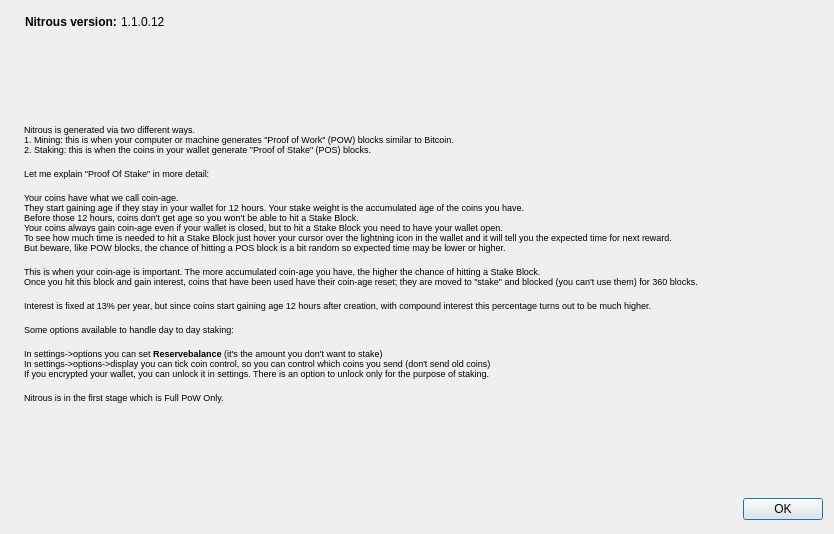
<?xml version="1.0" encoding="UTF-8"?>
<ui version="4.0">
 <class>tutoStackDialog</class>
 <widget class="QDialog" name="tutoStackDialog">
  <property name="geometry">
   <rect>
    <x>0</x>
    <y>0</y>
    <width>834</width>
    <height>534</height>
   </rect>
  </property>
  <property name="sizePolicy">
   <sizepolicy hsizetype="Fixed" vsizetype="Fixed">
    <horstretch>0</horstretch>
    <verstretch>0</verstretch>
   </sizepolicy>
  </property>
  <property name="maximumSize">
   <size>
    <width>1740</width>
    <height>798</height>
   </size>
  </property>
  <property name="windowTitle">
   <string>How to Stake</string>
  </property>
  <layout class="QHBoxLayout" name="horizontalLayout_2">
   <item>
    <widget class="QLabel" name="label_4">
     <property name="sizePolicy">
      <sizepolicy hsizetype="Preferred" vsizetype="Ignored">
       <horstretch>0</horstretch>
       <verstretch>0</verstretch>
      </sizepolicy>
     </property>
     <property name="pixmap">
      <pixmap resource="../bitcoin.qrc">:/images/about</pixmap>
     </property>
    </widget>
   </item>
   <item>
    <layout class="QVBoxLayout" name="verticalLayout_2">
     <item>
      <widget class="QFrame" name="frame">
       <property name="sizePolicy">
        <sizepolicy hsizetype="Fixed" vsizetype="Fixed">
         <horstretch>0</horstretch>
         <verstretch>0</verstretch>
        </sizepolicy>
       </property>
       <layout class="QHBoxLayout" name="horizontalLayout" stretch="0,0">
        <property name="spacing">
         <number>0</number>
        </property>
        <property name="sizeConstraint">
         <enum>QLayout::SetFixedSize</enum>
        </property>
        <property name="leftMargin">
         <number>1</number>
        </property>
        <property name="topMargin">
         <number>1</number>
        </property>
        <property name="rightMargin">
         <number>1</number>
        </property>
        <property name="bottomMargin">
         <number>1</number>
        </property>
        <item>
         <widget class="QLabel" name="label">
          <property name="sizePolicy">
           <sizepolicy hsizetype="Fixed" vsizetype="Fixed">
            <horstretch>0</horstretch>
            <verstretch>0</verstretch>
           </sizepolicy>
          </property>
          <property name="maximumSize">
           <size>
            <width>16777215</width>
            <height>267</height>
           </size>
          </property>
          <property name="cursor">
           <cursorShape>IBeamCursor</cursorShape>
          </property>
          <property name="text">
           <string>&lt;html&gt;&lt;head/&gt;&lt;body&gt;&lt;p&gt;&lt;span style=&quot; font-weight:600;&quot;&gt;Nitrous version: &lt;/span&gt;&lt;/p&gt;&lt;/body&gt;&lt;/html&gt;</string>
          </property>
          <property name="textInteractionFlags">
           <set>Qt::LinksAccessibleByMouse|Qt::TextSelectableByKeyboard|Qt::TextSelectableByMouse</set>
          </property>
         </widget>
        </item>
        <item>
         <widget class="QLabel" name="versionLabel">
          <property name="sizePolicy">
           <sizepolicy hsizetype="Fixed" vsizetype="Fixed">
            <horstretch>0</horstretch>
            <verstretch>0</verstretch>
           </sizepolicy>
          </property>
          <property name="cursor">
           <cursorShape>IBeamCursor</cursorShape>
          </property>
          <property name="text">
           <string notr="true">1.1.0.12</string>
          </property>
          <property name="textFormat">
           <enum>Qt::RichText</enum>
          </property>
          <property name="textInteractionFlags">
           <set>Qt::LinksAccessibleByMouse|Qt::TextSelectableByKeyboard|Qt::TextSelectableByMouse</set>
          </property>
         </widget>
        </item>
       </layout>
      </widget>
     </item>
     <item>
      <widget class="QLabel" name="label_2">
       <property name="sizePolicy">
        <sizepolicy hsizetype="Minimum" vsizetype="Minimum">
         <horstretch>0</horstretch>
         <verstretch>0</verstretch>
        </sizepolicy>
       </property>
       <property name="maximumSize">
        <size>
         <width>16777215</width>
         <height>450</height>
        </size>
       </property>
       <property name="text">
        <string>&lt;html&gt;&lt;head/&gt;&lt;body&gt;&lt;p&gt;&lt;span style=&quot; font-size:7pt;&quot;&gt;Nitrous is generated via two different ways. &lt;br/&gt;1. Mining: this is when your computer or machine generates &amp;quot;Proof of Work&amp;quot; (POW) blocks similar to Bitcoin.&lt;br/&gt;2. Staking: this is when the coins in your wallet generate &amp;quot;Proof of Stake&amp;quot; (POS) blocks.&lt;br/&gt;&lt;br/&gt;Let me explain &amp;quot;Proof Of Stake&amp;quot; in more detail:&lt;br/&gt;&lt;br/&gt;Your coins have what we call coin-age. &lt;br/&gt;They start gaining age if they stay in your wallet for 12 hours. Your stake weight is the accumulated age of the coins you have. &lt;br/&gt;Before those 12 hours, coins don't get age so you won't be able to hit a Stake Block.&lt;br/&gt;Your coins always gain coin-age even if your wallet is closed, but to hit a Stake Block you need to have your wallet open.&lt;br/&gt;To see how much time is needed to hit a Stake Block just hover your cursor over the lightning icon in the wallet and it will tell you the expected time for next reward. &lt;br/&gt;But beware, like POW blocks, the chance of hitting a POS block is a bit random so expected time may be lower or higher.&lt;br/&gt;&lt;br/&gt;This is when your coin-age is important. The more accumulated coin-age you have, the higher the chance of hitting a Stake Block. &lt;br/&gt;Once you hit this block and gain interest, coins that have been used have their coin-age reset; they are moved to &amp;quot;stake&amp;quot; and blocked (you can't use them) for 360 blocks.&lt;br/&gt;&lt;br/&gt;Interest is fixed at 13% per year, but since coins start gaining age 12 hours after creation, with compound interest this percentage turns out to be much higher.&lt;br/&gt;&lt;br/&gt;Some options available to handle day to day staking:&lt;br/&gt;&lt;br/&gt;In settings-&amp;gt;options you can set &lt;/span&gt;&lt;span style=&quot; font-size:7pt; font-weight:600;&quot;&gt;Reservebalance&lt;/span&gt;&lt;span style=&quot; font-size:7pt;&quot;&gt; (it's the amount you don't want to stake)&lt;br/&gt;In settings-&amp;gt;options-&amp;gt;display you can tick coin control, so you can control which coins you send (don't send old coins)&lt;br/&gt;If you encrypted your wallet, you can unlock it in settings. There is an option to unlock only for the purpose of staking.&lt;br/&gt;&lt;br/&gt;Nitrous is in the first stage which is Full PoW Only.&lt;/span&gt;&lt;/p&gt;&lt;/body&gt;&lt;/html&gt;</string>
       </property>
       <property name="wordWrap">
        <bool>true</bool>
       </property>
       <property name="textInteractionFlags">
        <set>Qt::LinksAccessibleByMouse|Qt::TextSelectableByMouse</set>
       </property>
      </widget>
     </item>
     <item>
      <widget class="QDialogButtonBox" name="buttonBox">
       <property name="orientation">
        <enum>Qt::Horizontal</enum>
       </property>
       <property name="standardButtons">
        <set>QDialogButtonBox::Ok</set>
       </property>
      </widget>
     </item>
    </layout>
   </item>
  </layout>
 </widget>
 <resources>
  <include location="../bitcoin.qrc"/>
 </resources>
 <connections>
  <connection>
   <sender>buttonBox</sender>
   <signal>accepted()</signal>
   <receiver>tutoStackDialog</receiver>
   <slot>accept()</slot>
   <hints>
    <hint type="sourcelabel">
     <x>360</x>
     <y>308</y>
    </hint>
    <hint type="destinationlabel">
     <x>157</x>
     <y>274</y>
    </hint>
   </hints>
  </connection>
  <connection>
   <sender>buttonBox</sender>
   <signal>rejected()</signal>
   <receiver>tutoStackDialog</receiver>
   <slot>reject()</slot>
   <hints>
    <hint type="sourcelabel">
     <x>428</x>
     <y>308</y>
    </hint>
    <hint type="destinationlabel">
     <x>286</x>
     <y>274</y>
    </hint>
   </hints>
  </connection>
 </connections>
</ui>
